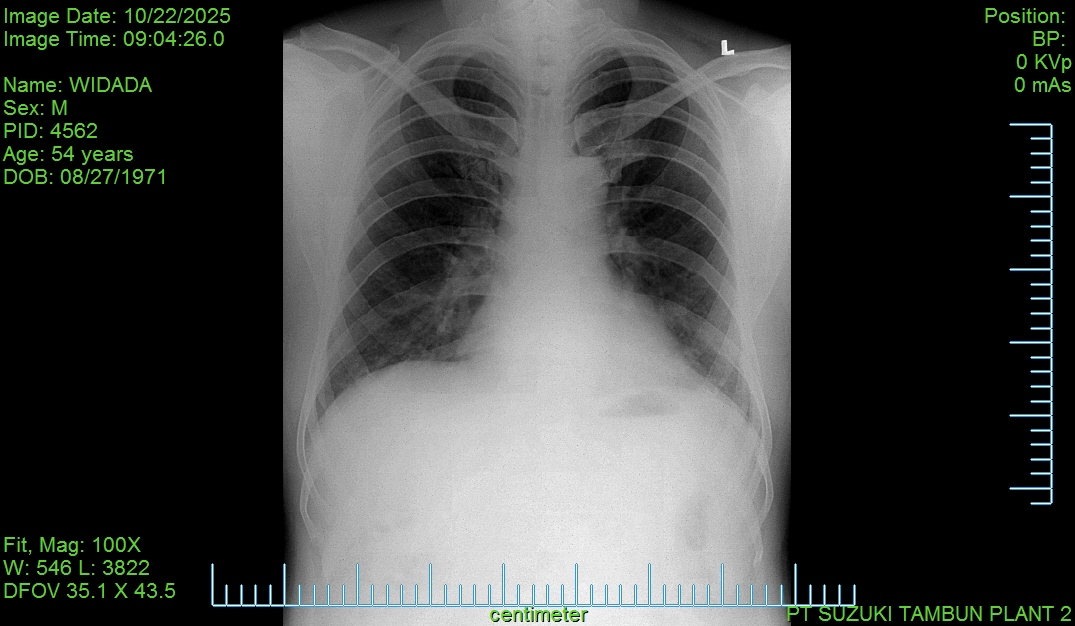
#> input picture f-ro/100584562 - WIDADA.jpg, 1075 x 626 px, given in place of LOGO.png, which was not available
$ python logo-ro.py
#> lines starting #> are read from the running program, lines starting #| are printed output that depends on the picture; pictures that were not available may be replaced by others from this repository, and a replacement may not be noted
import os
from PIL import Image, ImageDraw

# === KONFIGURASI ===
folder_path = "f-ro/"
logo_path = os.path.join( "LOGO", "LOGO.png")

# === BUKA LOGO SEKALI SAJA ===
logo = Image.open(logo_path).convert("RGBA")

# === LOOP SEMUA FILE JPG DALAM f-ro/ ===
for filename in os.listdir(folder_path):
    if filename.lower().endswith(".jpg"):
        file_path = os.path.join(folder_path, filename)
        print(f"🔧 Memproses: {filename}")

        # Buka foto rontgen
        body = Image.open(file_path).convert("RGBA")

        # === Hitung ukuran header responsif ===
        header_height = int(body.height * 0.14)  # tinggi header proporsional
#> header_height = 87
        new_height = body.height + header_height
#> new_height = 713
        new_width = body.width
#> new_width = 1075

        # === Buat kanvas putih baru ===
        new_img = Image.new("RGBA", (new_width, new_height), (255, 255, 255, 255))
#> new_img: PIL image 1075x713 RGBA; every value is 255
        draw = ImageDraw.Draw(new_img)

        # === Hitung ukuran logo responsif (maks 70% lebar header, tapi dengan margin) ===
        horizontal_margin = int(new_width * 0)
#> horizontal_margin = 0
        logo_max_width = new_width - (2 * horizontal_margin)
#> logo_max_width = 1075
        aspect_ratio = logo.height / logo.width
#> aspect_ratio = 0.582
        logo_new_height = int(logo_max_width * aspect_ratio)
#> logo_new_height = 626

        # Jika logo terlalu tinggi untuk header, sesuaikan lagi
        if logo_new_height > header_height - 20:
            logo_new_height = header_height - 20
#> logo_new_height = 67
            logo_max_width = int(logo_new_height / aspect_ratio)
#> logo_max_width = 115

        # Resize logo proporsional
        logo_resized = logo.resize((logo_max_width, logo_new_height), Image.LANCZOS)
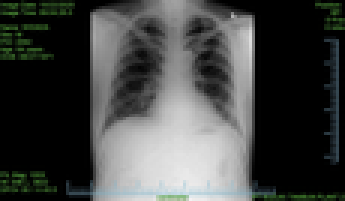
#> logo_resized: PIL image 115x67 RGBA (shown 3 times larger); mean R, G, B, A 66.6, 68.7, 67.1, 255

        # === Posisi logo di tengah atas ===
        logo_x = (new_width - logo_max_width) // 2
#> logo_x = 480
        logo_y = (header_height - logo_new_height) // 2
#> logo_y = 10

        # === Tempel logo ===
        new_img.paste(logo_resized, (logo_x, logo_y), logo_resized)
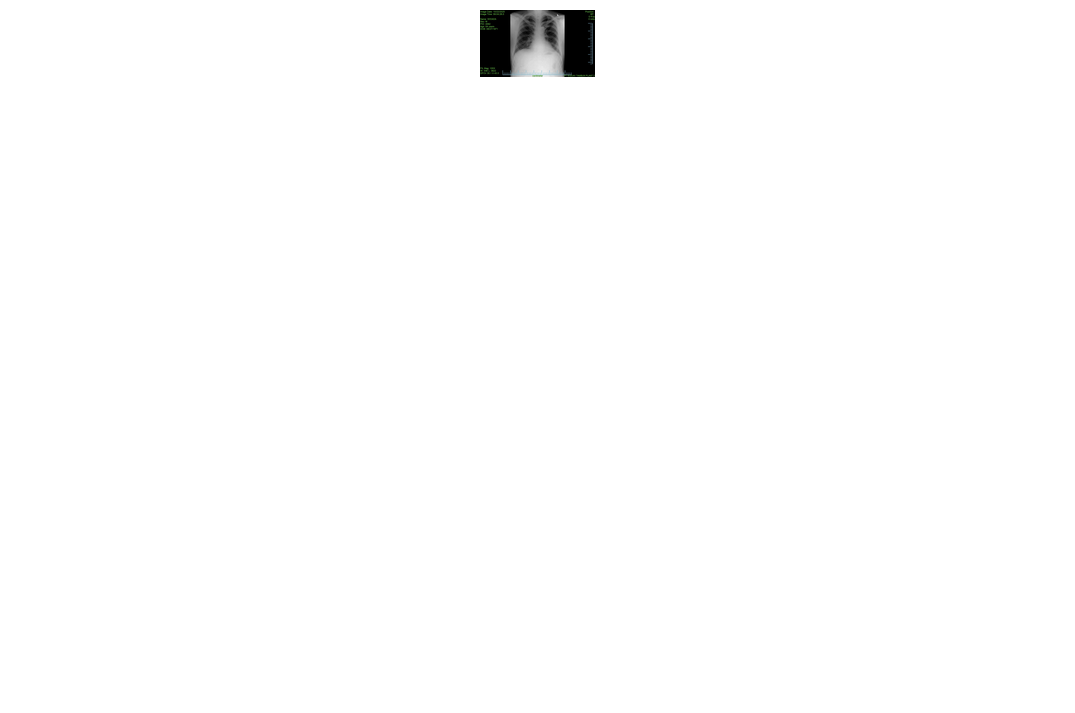
#> new_img: PIL image 1075x713 RGBA; mean R, G, B, A 253.1, 253.1, 253.1, 255

        # === Tambah garis pemisah tipis di bawah header (opsional tapi profesional) ===
        line_y = header_height - 1
#> line_y = 86
        draw.line([(0, line_y), (new_width, line_y)], fill=(180, 180, 180, 255), width=2)

        # === Tempel foto X-ray di bawah header ===
        new_img.paste(body, (0, header_height))
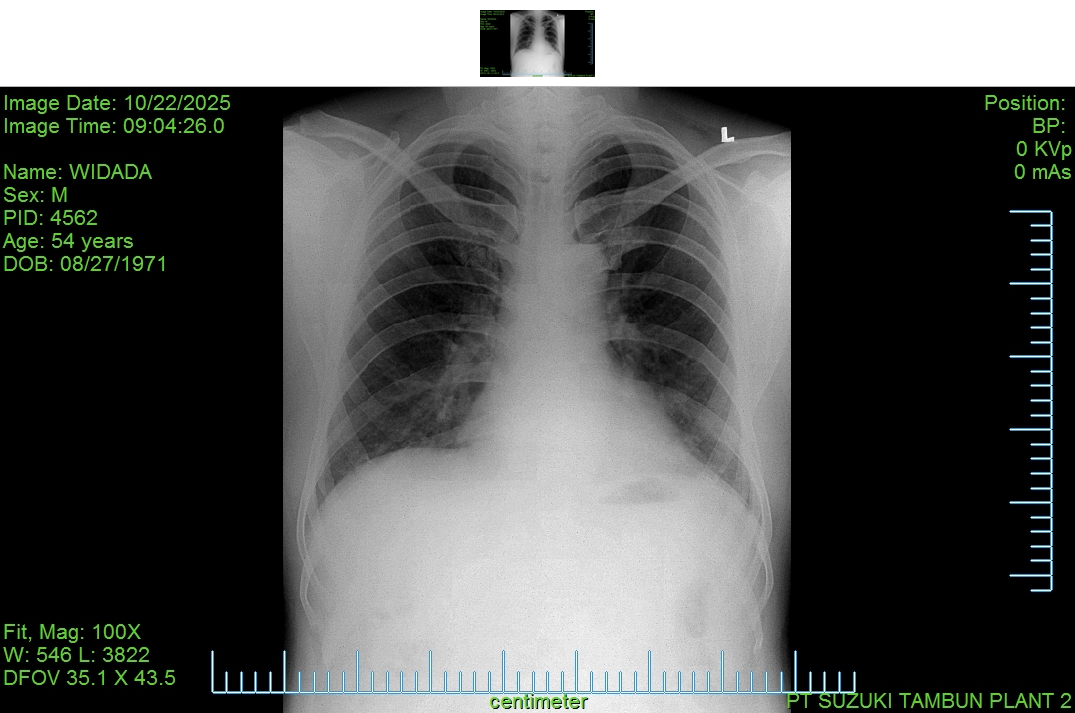
#> new_img: PIL image 1075x713 RGBA; mean R, G, B, A 87.4, 89.2, 87.8, 255

        # === Simpan hasil ===
        new_img.convert("RGB").save(file_path, "JPEG")
#> pass 2 of the loop `for filename in os.listdir(folder_path):`:
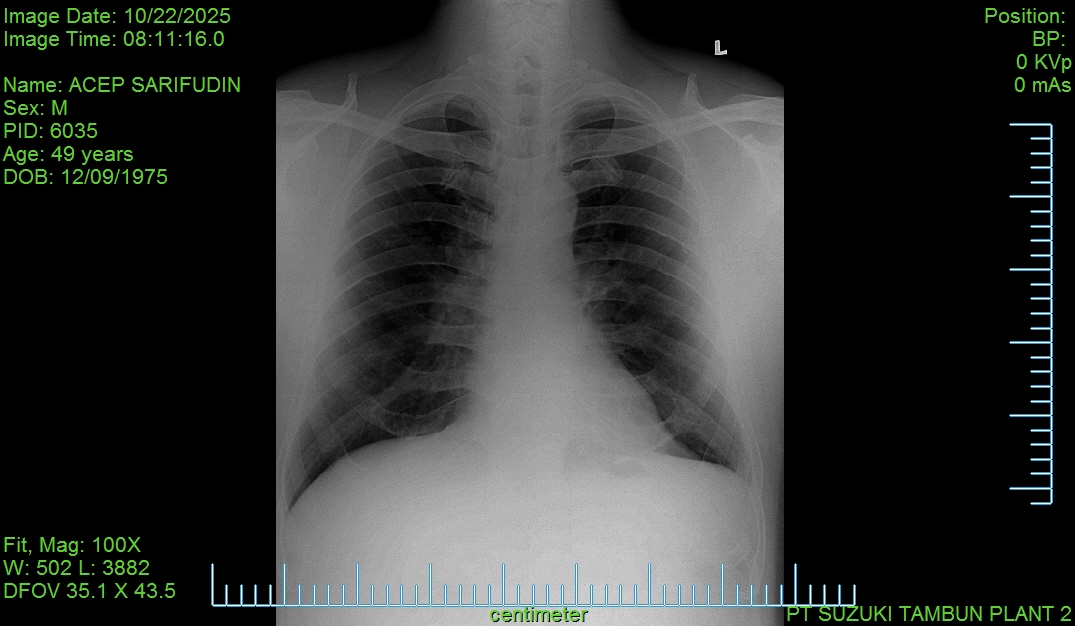
#> input picture f-ro/100586035 - ACEP SARIFUDIN.jpg, 1075 x 626 px
#> `new_img.paste(body, (0, header_height))`:
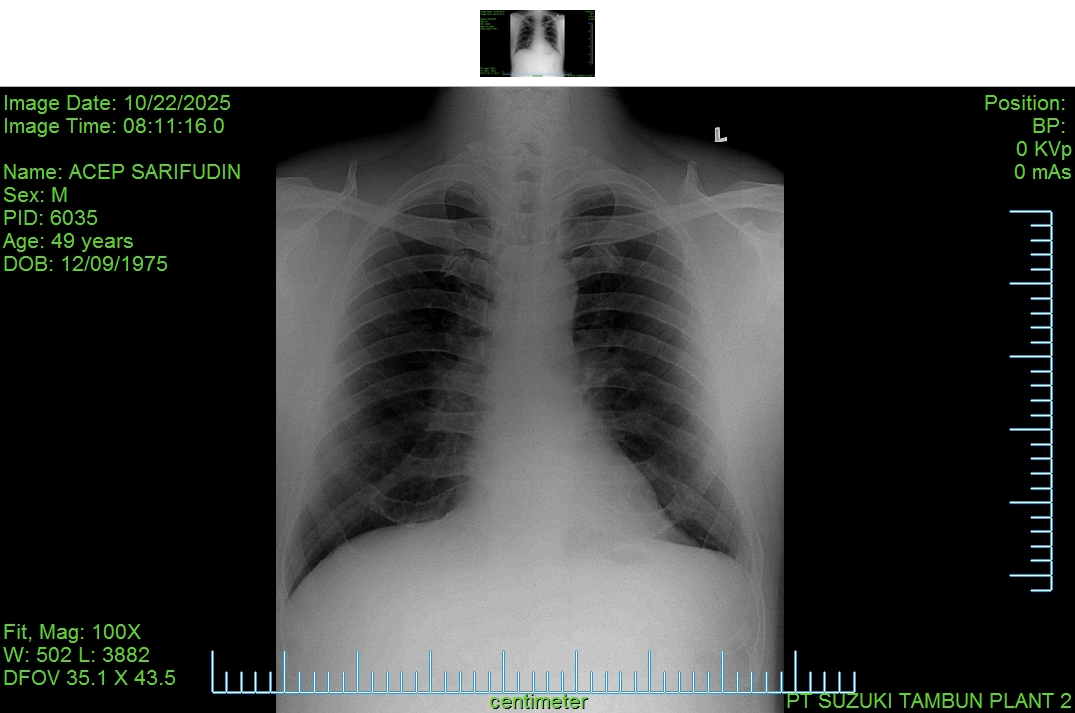
#> new_img: PIL image 1075x713 RGBA; mean R, G, B, A 73, 74.9, 73.5, 255
#> pass 3 of the loop `for filename in os.listdir(folder_path):`:
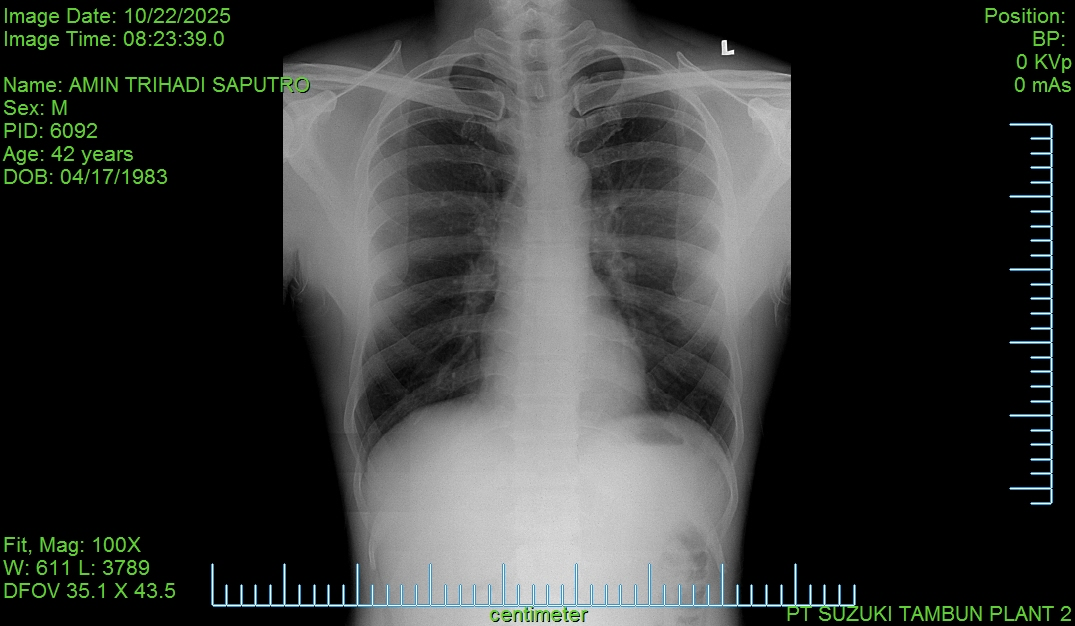
#> input picture f-ro/100586092 - AMIN TRIHADI SAPUTRO.jpg, 1075 x 626 px
#> `new_img.paste(body, (0, header_height))`:
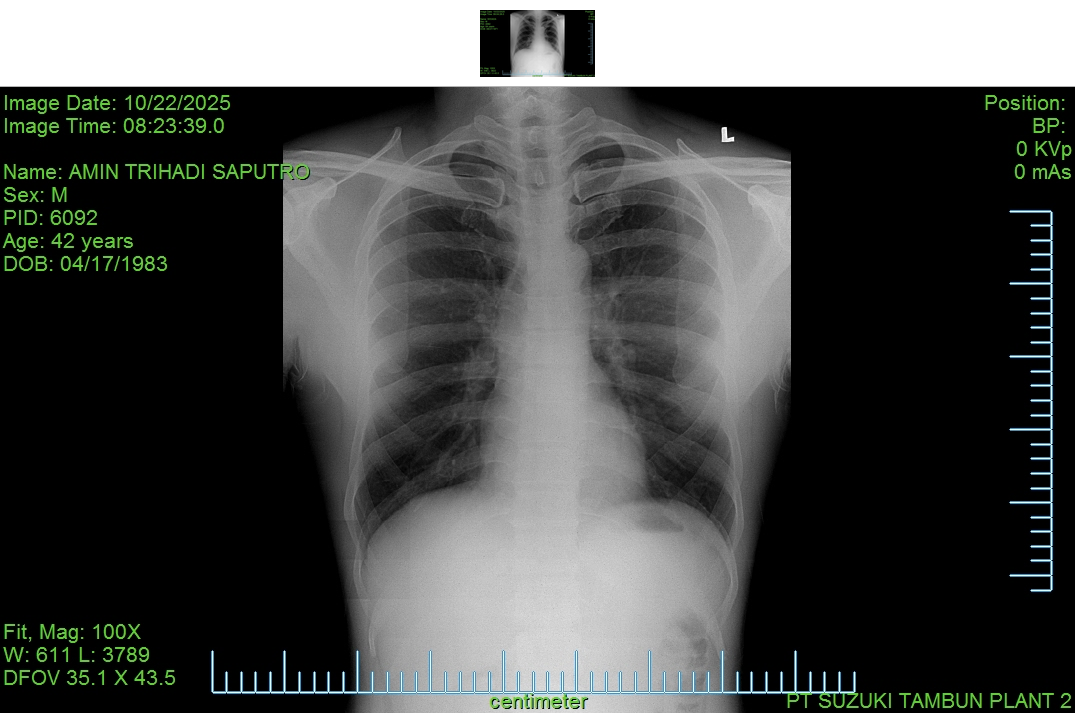
#> new_img: PIL image 1075x713 RGBA; mean R, G, B, A 74.7, 76.6, 75.1, 255
#> the loop made 4 passes; the first 3 are shown

print("✅ Semua gambar sudah diberi header logo yang responsif dan profesional.")
